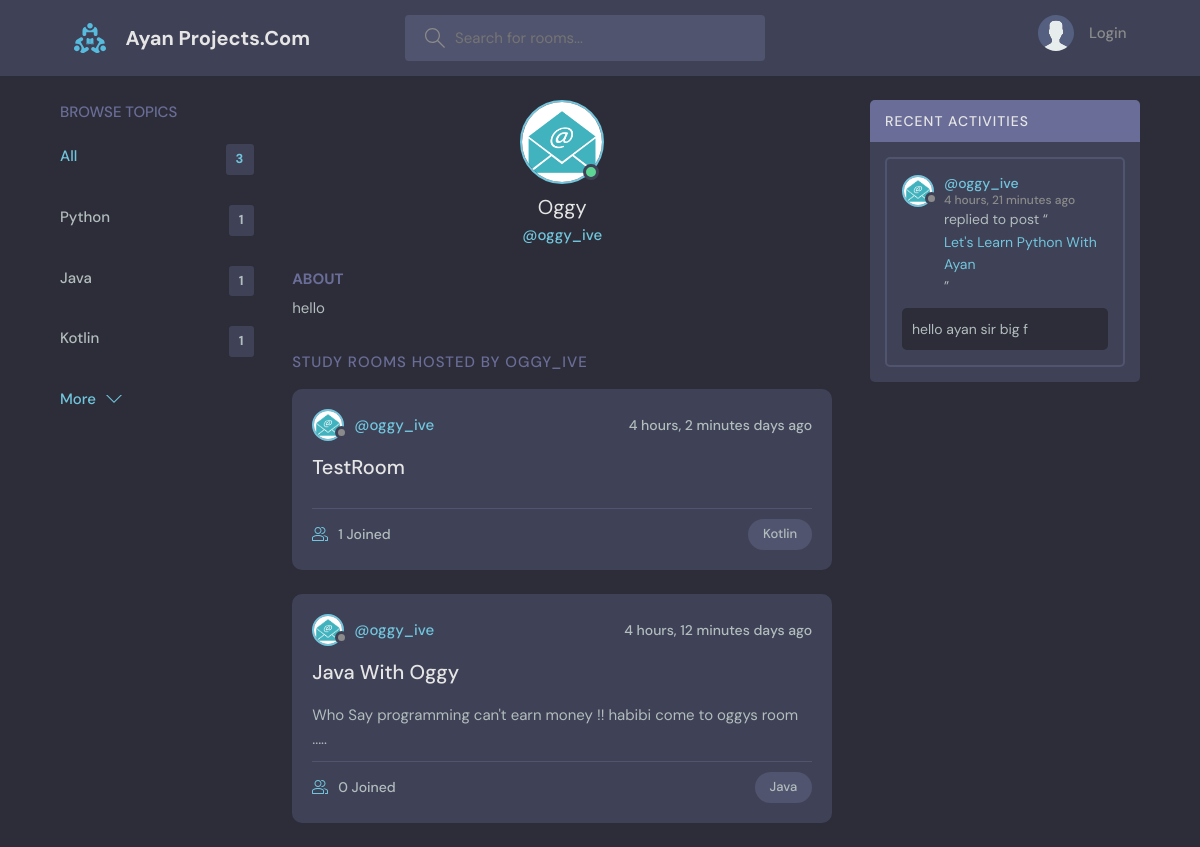
The page /profile/4/ on the database its author committed.
### base/models.py (models this page shows)
class Topic(models.Model):
    name = models.CharField(max_length=150)
    def __str__(self):
        return self.name

class User(AbstractUser):
    name = models.CharField(max_length=200,null=True,blank=True)
    email = models.EmailField(unique=True)
    bio = models.TextField(null=True)
    avatar = models.ImageField(null=True, default="avatar.svg")
    USERNAME_FIELD = 'email'
    REQUIRED_FIELDS = []
    def __str__(self):
        return self.username

class Room(models.Model):
    host = models.ForeignKey(User, on_delete=models.SET_NULL, null=True)
    topic = models.ForeignKey('Topic', on_delete=models.SET_NULL, null=True)
    name = models.CharField(max_length=200)
    description = models.TextField(null=True, blank=True)
    participants = models.ManyToManyField(User, related_name='participents', blank=True)
    updated = models.DateTimeField(auto_now=True)
    created = models.DateTimeField(auto_now_add=True)
    class Meta:
        ordering = ['-updated' ,'-created']
    def __str__(self):
        return self.name

class Message(models.Model):
    user = models.ForeignKey(User, on_delete=models.CASCADE)
    room = models.ForeignKey(Room, on_delete=models.CASCADE)
    body = models.TextField()
    updated = models.DateTimeField(auto_now=True)
    created = models.DateTimeField(auto_now_add=True)
    class Meta:
        ordering = ['-updated' ,'-created']
    def __str__(self):
        return self.body[0:20]

### base/views.py (the view)
# urls.py: path('profile/<int:pk>/', views.userProfile, name='profile'),
def userProfile(request,pk):
    user = User.objects.get(id = pk)
    rooms = user.room_set.all()
    room_messages = user.message_set.all()
    topics = Topic.objects.all()
    room_count = Room.objects.all().count()
    context = {'user': user, 'rooms': rooms, 'room_messages': room_messages,'room_count':room_count, 'topics': topics}
    return render(request, 'base/profile.html', context)

### base/templates/base/profile.html (shortened to what this page needs)
{% extends 'base.html' %}
{% load static %}
{% block content %}
  <main class="profile-page layout layout--3">
    <div class="container">
      {% include 'base/topic_component.html'%}
      <div class="roomList">
        <div class="profile">
          <div class="profile__avatar">
            <div class="avatar avatar--large active">
              <img src="{{user.avatar.url}}" />
            </div>
          </div>
          <div class="profile__info">
            <h3>{{user.name}}</h3>
            <p>@{{user.username}}</p>
          </div>
          <div class="profile__about">
            <h3>About</h3>
            <p>
              {% if user.bio == '' %}
                please update your about from update profile....
              {% else %}
              {{user.bio}}
              {% endif %}
            </p>
          </div>
        </div>
        <div class="roomList__header">
          <div>
            <h2>Study Rooms Hosted by {{user.username}}</a>
            </h2>
          </div>
        </div>
        {% include 'base/feed_component.html'%}
      </div>
      {% include "base/activity_component.html" %}
    </div>
  </main>
{% endblock content %}

### templates/base.html (shortened to what this page needs)
{% load static %}
<!DOCTYPE html>
<html lang="en">
  <head>
    <link rel="stylesheet" href="{% static 'css/style.css' %}" />
  </head>
  <body>
    {% include 'navbar.html' %}
    {% block content %}
    {% load static %}
    {% endblock content %}
  </body>
</html>

### templates/navbar.html (shortened to what this page needs)
{% load static %}
<header class="header header--loggedIn">
    <div class="container">
      <a href="/" class="header__logo">
        <img src="{% static 'assets/logo.svg' %}" />
        <h1>Ayan Projects.Com</h1>
      </a>
      <form class="header__search">
        <label>
          <input type = "text" name ="q" placeholder="Search for rooms..." />
        </label>
      </form>
      <nav class="header__menu">
        {% if request.user.is_authenticated %}
        <div class="header__user">
          <a href="{% url 'profile' request.user.id %}">
            <div class="avatar avatar--medium active">
              <img src="{{request.user.avatar.url}}" />
            </div>
            <p>{{ request.user.name }} <span>@{{ request.user.username }}</span></p>
          </a>
          <button class="dropdown-button">
            <svg version="1.1" xmlns="http://www.w3.org/2000/svg" width="32" height="32" viewBox="0 0 32 32">
              <title>chevron-down</title>
              <path d="M16 21l-13-13h-3l16 16 16-16h-3l-13 13z"></path>
            </svg>
          </button>
        </div>
        {% else %}
        <a href="{% url 'login' %}">
          <img src="{% static 'assets/avatar.svg' %}" />
          <p>Login</p>
        </a>
        {% endif %}
      </nav>
    </div>
  </header>

### base/templates/base/topic_component.html
<div class="topics">
    <div class="topics__header">
      <h2>Browse Topics</h2>
    </div>
    <ul class="topics__list">
      <li>
        <a href="{% url 'home' %}" class="active">All <span>{{room_count}}</span></a>
      </li>
      {% for topic in topics %}
      <li>
        <a href="{% url 'home' %}?q={{topic.name}}">{{topic.name}} <span>{{topic.room_set.all.count}}</span></a>
      </li>
      {% endfor %}
    </ul>
    <a class="btn btn--link" href="topics.html">
      More
      <svg version="1.1" xmlns="http://www.w3.org/2000/svg" width="32" height="32" viewBox="0 0 32 32">
        <title>chevron-down</title>
        <path d="M16 21l-13-13h-3l16 16 16-16h-3l-13 13z"></path>
      </svg>
    </a>
  </div>

### base/templates/base/feed_component.html (shortened to what this page needs)
{% load static %}
<div class="roomList">
    {% for room in rooms %}
    <div class="roomListRoom">
      <div class="roomListRoom__header">
        <a href="{% url 'profile' room.host.id %}" class="roomListRoom__author">
          <div class="avatar avatar--small">
            <img src="{{room.host.avatar.url}}" />
          </div>
          <span>@{{room.host}}</span>
        </a>
        <div class="roomListRoom__actions">
          <span>{{ room.created|timesince }} days ago</span>
        </div>
      </div>
      <div class="roomListRoom__content">
        <a href="{% url 'view-room' room.id %}">{{room.name}}</a>
        <p>
          {{room.description}}
        </p>
      </div>
      <div class="roomListRoom__meta">
        <a href="room.html" class="roomListRoom__joined">
          {{room.participants.count}} Joined
        </a>
        <p class="roomListRoom__topic">{{room.topic}}</p>
      </div>
    </div>
    {% endfor %}
  </div>

### base/templates/base/activity_component.html (shortened to what this page needs)
{% load static %}
<div class="activities">
<div class="activities__header">
    <h2>Recent Activities</h2>
</div>
{% for message in room_messages|slice:"5" %}
<div class="activities__box">
    <div class="activities__boxHeader roomListRoom__header">
    <a href="{% url 'profile' message.user.id %}" class="roomListRoom__author">
        <div class="avatar avatar--small">
        <img src="{{message.user.avatar.url}}" />
        </div>
        <p>
        @{{message.user}}
        <span>{{message.updated|timesince}} ago</span>
        </p>
    </a>
    </div>
    <div class="activities__boxContent">
    <p>replied to post “<a href="{% url 'view-room' message.room.id %}">{{message.room}}</a>”</p>
    <div class="activities__boxRoomContent">
        {{message}}
    </div>
    </div>
</div>
{% endfor %}
</div>

### rows shown on the page
Topic: name "Python", room_set.all.count "1"
Topic: name "Java", room_set.all.count "1"
Topic: name "Kotlin", room_set.all.count "1"
User: avatar (picture), name "Oggy", username "oggy_ive", bio "hello", username "OGGY_IVE"
Room: host.avatar (picture), host "oggy_ive", created "4 hours, 2 minutes", name "TestRoom", participants.count "1", topic "Kotlin"
Room: host.avatar (picture), host "oggy_ive", created "4 hours, 12 minutes", name "Java With Oggy", description "Who Say programming can't earn money !! habibi come to oggys room .....", participants.count "0", topic "Java"
Message: user.avatar (picture), user "oggy_ive", updated "4 hours, 21 minutes", room "Let's Learn Python With Ayan", body "hello ayan sir big f"

### other values the page prints
{{ room_count }} "3"
